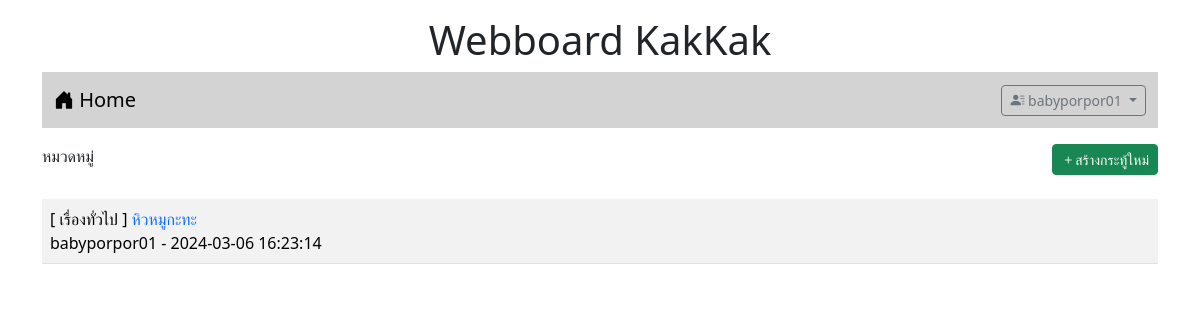
The app's page /index.php (signed in) with its own data.
### tables this page shows
CREATE TABLE `post` (
  `id` int(11) NOT NULL,
  `title` varchar(128) NOT NULL,
  `content` varchar(2048) NOT NULL,
  `post_date` datetime NOT NULL,
  `cat_id` int(11) NOT NULL,
  `user_id` int(11) NOT NULL
);

CREATE TABLE `category` (
  `id` int(11) NOT NULL,
  `name` varchar(32) NOT NULL
);

CREATE TABLE `user` (
  `id` int(11) NOT NULL,
  `login` varchar(32) NOT NULL,
  `password` varchar(64) NOT NULL,
  `name` varchar(64) NOT NULL,
  `gender` char(1) NOT NULL,
  `email` varchar(32) NOT NULL,
  `role` char(1) NOT NULL
);

### index.php (the view, shortened to what this page needs)
<!DOCTYPE html>
<html lang="en">
<head>
    <link rel="stylesheet" href="bootstrap-5.3.2-dist/css/bootstrap.min.css">
    <link rel="stylesheet" href="https://cdn.jsdelivr.net/npm/bootstrap-icons@1.11.3/font/bootstrap-icons.min.css">
</head>
<body>
    <div class="container-lg">
    <h1 style="text-align: center;" class="mt-3">Webboard KakKak </h1>
<?php include "nav.php" ?>
<div class="mt-3 d-flex justify-content-between">
    <div>
    <label>หมวดหมู่</label>
    </div>
    <?php if(isset ($_SESSION['id'])) {?>
    <div><a href="newpost.php" class="btn btn-success btn-sm ">
        <i class="bi bi-plus"></i>สร้างกระทู้ใหม่</a>
    </div>
    <?php  } ?>
</div>
    <table class="table table-striped mt-4 ">
        <?php
            $conn=new PDO("mysql:host=localhost;dbname=webboard; charset=utf8","root" ,"");
            $sql="SELECT t3.name,t1.title,t1.id,t2.login,t1.post_date FROM post as t1
            INNER JOIN user as t2 ON (t1.user_id=t2.id)
            INNER JOIN category as t3 ON (t1.cat_id=t3.id) ORDER BY t1.post_date DESC";
            $result=$conn->query($sql);
            while($row= $result->fetch()){
                echo "<tr><td class='d-flex justify-content-between'>
                <div>[ $row[0] ] <a href=post.php?id=$row[2]
                style=text-decoration:none>$row[1] </a><br>$row[3] - $row[4]</div>";
                echo "</td></tr>";
            }
        ?>
    </table>
    </div>
</body>
</html>

### records on screen
post: category.name "เรื่องทั่วไป", title "หิวหมูกะทะ", user.login "babyporpor01", post_date "2024-03-06 16:23:14"

### other values on screen
$_SESSION['username'] "babyporpor01"
